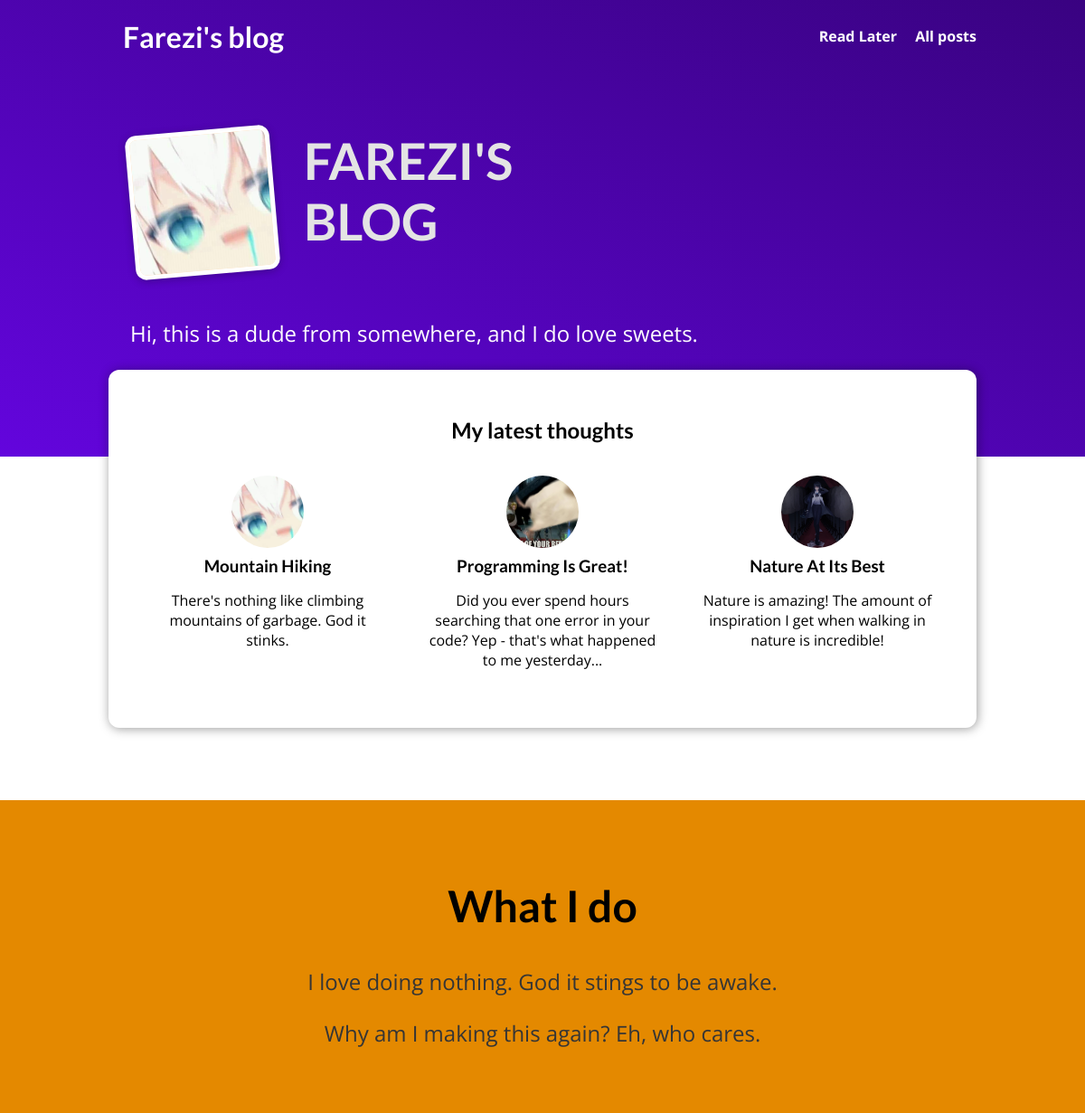
The page / on the database its author committed.
### blog/models.py (models this page shows, shortened)
class Post(models.Model):
    title = models.CharField(max_length=150)
    excerpt = models.CharField(max_length=200)
    image = models.ImageField(upload_to='posts', null=True)
    date = models.DateField(auto_now=True)
    slug = models.SlugField(unique=True)  # db_index=True is default
    content = models.TextField(validators=[MinLengthValidator(10)])
    author = models.ForeignKey(
        Author, on_delete=models.SET_NULL, null=True, related_name='posts')
    tags = models.ManyToManyField(Tag)

### blog/views.py (the view)
# urls.py: path('', views.StartingPageView.as_view(), name='starting-page'),
class StartingPageView(ListView):
    template_name = 'blog/index.html'
    model = Post
    ordering = ['-date',]
    context_object_name = 'posts'  # changes name to be called in html template
    def get_queryset(self):
        queryset = super().get_queryset()
        data = queryset[:3]
        return data

### blog/templates/blog/index.html (shortened to what this page needs)
{% extends "base.html" %}
{% load static %}
{% block css_files %}
<link rel="stylesheet" href="{% static "blog/post.css" %}">
<link rel="stylesheet" href="{% static "blog/index.css" %}">
{% endblock css_files %}
{% block content %}
    <section id='welcome'>
        <header>
            <img src="{% static "blog/images/farezi.png" %}" alt="Farezi - Creator of the blog">
            <h2>
                FAREZI'S BLOG
            </h2>
        </header>
        <p>Hi, this is a dude from somewhere, and I do love sweets.</p>
    </section>
    <section id='latest-posts'>
        <h2>
            My latest thoughts
        </h2>
        <ul>
            {% for post in posts %}
                {% include "blog/includes/post.html" %}
            {% endfor %}
        </ul>
    </section>
    <section id='about'>
        <h2>
            What I do
        </h2>
        <p>
            I love doing nothing. God it stings to be awake.
        </p>
        <p>Why am I making this again? Eh, who cares.</p>
    </section>
{% endblock content %}

### blog/templates/blog/includes/post.html
{% load static %}
<li>
    <article class='post'>
        <a href="{% url "post-detail-page" post.slug %}">
            <img src="{{post.image.url}}" alt="{{post.title}}">
            <div class='post_content'>
                <h3>
                    {{post.title}}
                </h3>
                <p>
                    {{post.excerpt}}
                </p>
            </div>
        </a>
    </article>
</li>

### static/app.css (style rules this page uses)
* { box-sizing: border-box; }
html { font-family: 'Open Sans', 'Lato', sans-serif; }
body { margin: 0; }
h1, h2, h3 { font-family: 'Lato', sans-serif; font-weight: bold; }

### blog/static/blog/post.css (style rules this page uses)
.post { display: flex; flex-direction: column; align-items: center; text-align: center; }
.post a { text-decoration: none; color: black; transition: all 0.2s ease; padding: 1rem; }
.post img { width: 5rem; height: 5rem; object-fit: cover; border-radius: 50%; }
.post h3 { margin: 0.25rem 0; }

### blog/static/blog/index.css (style rules this page uses)
#welcome { background: linear-gradient(to right top, #6305dd, #390281); padding: 6rem 12%; }
#welcome header { display: flex; align-items: flex-start; margin: 3rem auto; }
#welcome img { width: 10rem; height: 10rem; object-fit: cover; object-position: top; border: 5px solid white; border-radius: 12px; background-color: #ffe1bf; transform: rotateZ(-5deg); box-shadow: 0 2px 8px rgba(0, 0, 0, 0.25); }
#welcome h2 { font-size: 3.5rem; margin: 0 0 0 2rem; color: #e4e4e4; width: 10rem; }
#welcome p { color: white; font-size: 1.5rem; }
#latest-posts { background-color: white; padding: 2rem; border-radius: 12px; width: 60rem; margin: -6rem auto 2rem auto; box-shadow: 1px 1px 12px rgba(0, 0, 0, 0.4); }
#latest-posts h2 { text-align: center; }
#latest-posts ul { list-style: none; margin: 0; padding: 0; display: flex; gap: 1rem; }
#latest-posts li { flex: 1; }
#about { text-align: center; padding: 3rem; background-color: #e48900; margin-top: 5rem; }
#about h2 { font-size: 3rem; }
#about p { font-size: 1.5rem; color: #353535; }

### rows shown on the page
Post: image (picture), title "Mountain Hiking", excerpt "There's nothing like climbing mountains of garbage. God it stinks."
Post: image (picture), title "Programming Is Great!", excerpt "Did you ever spend hours searching that one error in your code? Yep - that's what happened to me yesterday..."
Post: image (picture), title "Nature At Its Best", excerpt "Nature is amazing! The amount of inspiration I get when walking in nature is incredible!"
